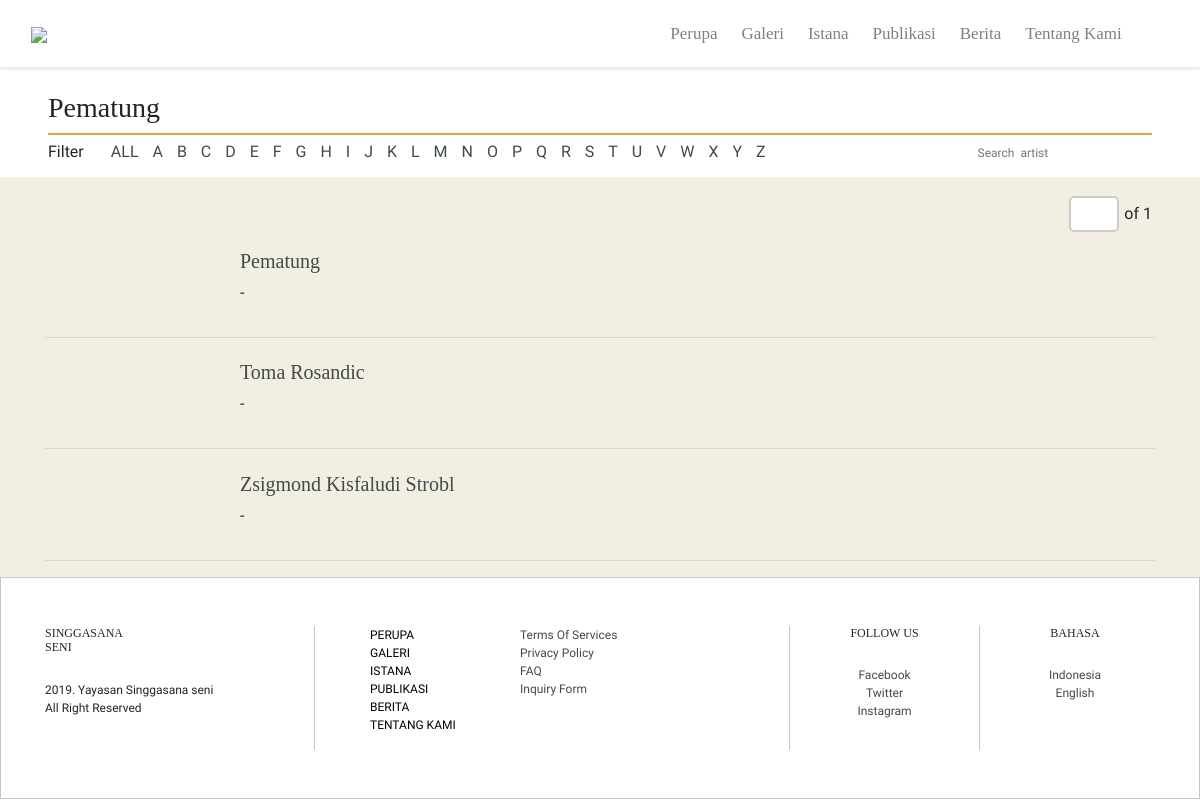
The page /koleksi/patung/ on the database as committed earlier.
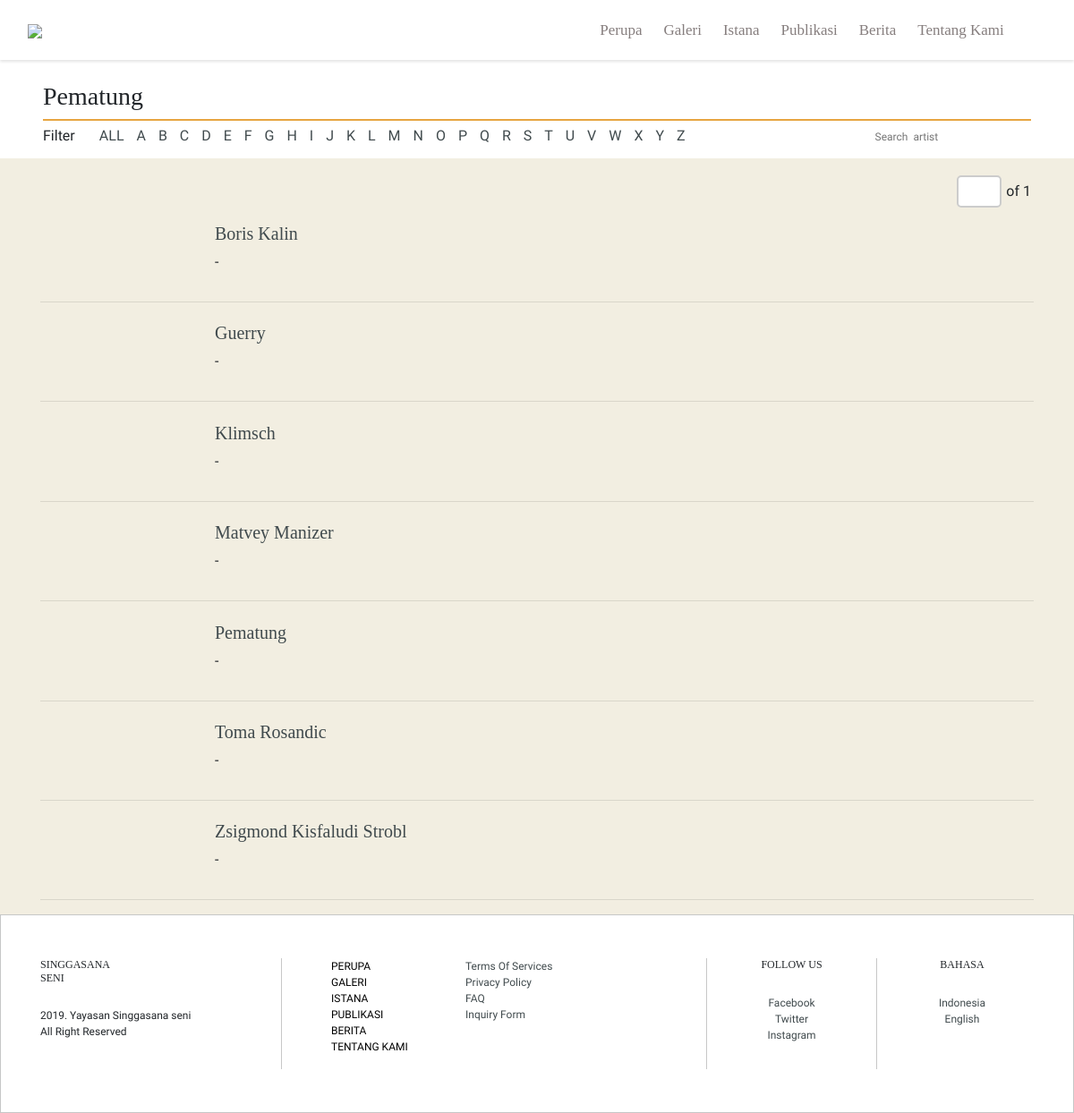
The same page on the database as committed later.
### singgasanaseni/models.py (models this page shows, shortened)
class perupa(models.Model):
    PERUPA_CHOICES = (
        ('Pelukis', 'Pelukis'),
        ('Pematung', 'Pematung'),
        ('Pengrajin', 'Pengrajin'),
    )
    Nama = models.CharField(max_length=50)
    Panggilan = models.CharField(max_length=50, null=True, blank= True)
    Alamat = models.TextField(null=True, blank=True)
    Tempat_Lahir = models.CharField(max_length=50, blank=True)
    Tanggal_Lahir = models.CharField(max_length=50, blank=True)
    Tempat_Wafat = models.CharField(max_length=50, blank=True)
    Tanggal_Wafat = models.CharField(max_length=50, blank=True)
    Kategori = models.CharField(max_length=10, choices=PERUPA_CHOICES, default=True)
    Keterangan = models.TextField(null=True, blank=True, default="No detailed Information available")
    Description = models.TextField(null=True, blank=True, default="No detailed Information available")
    Sumber = models.CharField(max_length=50, blank=True )
    Link = models.TextField(blank=True, default="#")
    Gambar = models.FileField(upload_to='perupa/', blank=True, null=True)
    Upload_date = models.DateTimeField(auto_now_add=True)
    object  = PerupaManager()
    class Meta:
        verbose_name_plural = 'Perupa'

### singgasanaseni/views.py (the view)
# urls.py: path('koleksi/patung/', singgasanaseniviews.Pematunglist, name='Pematung-list'),
def Pematunglist(request):
    Perupa = perupa.object.filter(Kategori='Pematung').order_by('Panggilan')
    Perupa_Q = perupa.object.all()
    query = request.GET.get("q")
    if query:
        Perupa = Perupa_Q.filter(Nama__icontains=query)
    Page_request_var = "page"
    paginator = Paginator(Perupa, 16)
    page = request.GET.get(Page_request_var)
    try:
        Perupa = paginator.page(page)
    except PageNotAnInteger:
        Perupa = paginator.page(1)
    except EmptyPage:
        Perupa = paginator.page(paginator.num_pages)
    context = {
        "perupa": Perupa,
        "page_request_var": Page_request_var
    }
    return render(request, 'perupa/indexpatung.html', context)

### singgasanaseni/context_processors.py (called while the page is built)
def ga_tracking_id(request):
    return {'ga_tracking_id': settings.GA_TRACKING_ID}

### singgasanaseni/models.py (called while the page is built)
    def get_queryset(self):
        return PerupaQuerySet(self.model, using=self._db)

### singgasanaseni/templates/perupa/indexpatung.html (shortened to what this page needs)
{% extends 'base.html' %}
{% load static %}
{% load svg %}
    {% block content %}
    <article>
      <div class="container-fluid">
          <div class="row">
            <div class="col-md-12 sectionkoleksi">
              <span class="divkoleksi divkarya">
                <h3>Pematung</h3>
              </span>
              <div class="sectionfilter">
                <div class="filterkarya">
                  <label class="filtermenu" style="padding: 0;">Filter</label>
                  <div class="filtermenu">
                    <a href="{% url 'Pematung-list' %}" class="current">ALL</a>
                    <a href="{% url 'A-patung' %}">A</a>
                    <a href="{% url 'B-patung' %}">B</a>
                    <a href="{% url 'C-patung' %}">C</a>
                    <a href="{% url 'D-patung' %}">D</a>
                    <a href="{% url 'E-patung' %}">E</a>
                    <a href="{% url 'F-patung' %}">F</a>
                    <a href="{% url 'G-patung' %}" >G</a>
                    <a href="{% url 'H-patung' %}" >H</a>
                    <a href="{% url 'I-patung' %}" >I</a>
                    <a href="{% url 'J-patung' %}" >J</a>
                    <a href="{% url 'K-patung' %}" >K</a>
                    <a href="{% url 'L-patung' %}" >L</a>
                    <a href="{% url 'M-patung' %}" >M</a>
                    <a href="{% url 'N-patung' %}" >N</a>
                    <a href="{% url 'O-patung' %}" >O</a>
                    <a href="{% url 'P-patung' %}" >P</a>
                    <a href="{% url 'Q-patung' %}" >Q</a>
                    <a href="{% url 'R-patung' %}" >R</a>
                    <a href="{% url 'S-patung' %}" >S</a>
                    <a href="{% url 'T-patung' %}" >T</a>
                    <a href="{% url 'U-patung' %}" >U</a>
                    <a href="{% url 'V-patung' %}" >V</a>
                    <a href="{% url 'W-patung' %}" >W</a>
                    <a href="{% url 'X-patung' %}" >X</a>
                    <a href="{% url 'Y-patung' %}" >Y</a>
                    <a href="{% url 'Z-patung' %}" >Z</a>
                  </div>
                </div>
                <div class="formsearchkarya">
                  <form>
                    <form method="GET" action="">
                        <input type="text" name="q" placeholder="Search  artist">
                        <i class="fa fa-search" aria-hidden="true"></i>
                    </form>
                  </form>
                </div>
              </div>
            </div>
          </div>
          <div class="row bgkarya">
             <div class="col-md-12 sectionkoleksi">
              <span class="divkoleksi" style="border: none;">
                <span class="pagingkarya">
                    <ul class="pagination">
                    <form method="GET" >
                        <input type="number" name="page" id="formpage">
                    </form>  <p style="margin-top: auto; margin-bottom: auto;">of {{ perupa.paginator.num_pages }}</p>
                     </ul>
                </span>
              </span>
            </div>
           <div class="container">
            {% for Perupa in perupa.object_list %}
            <div class="{{ Perupa.Panggilan | slice:"1" | lower }}">
                <div class="row col-md-12">
                    <div class="col-md-2">
                    </div>
                    <div class="col-md-7">
                        <h3>
                            <a href="/perupa/{{ Perupa.id }}">{{ Perupa.Panggilan }}</a>
                        </h3>
                        <p>{{ Perupa.Tanggal_Lahir |date:"d M Y" }} - {{ Perupa.Tanggal_Wafat |date:"d M Y" }}</p>
                    </div>
                </div>
              <hr>
            </div>
               {% endfor %}
          </div>
      </div>
    </article>
    {% endblock %}

Rows that differ between the two databases and show on the page:
added perupa: Panggilan "Boris Kalin"
added perupa: Panggilan "Guerry"
added perupa: Panggilan "Klimsch"
added perupa: Panggilan "Matvey Manizer"
